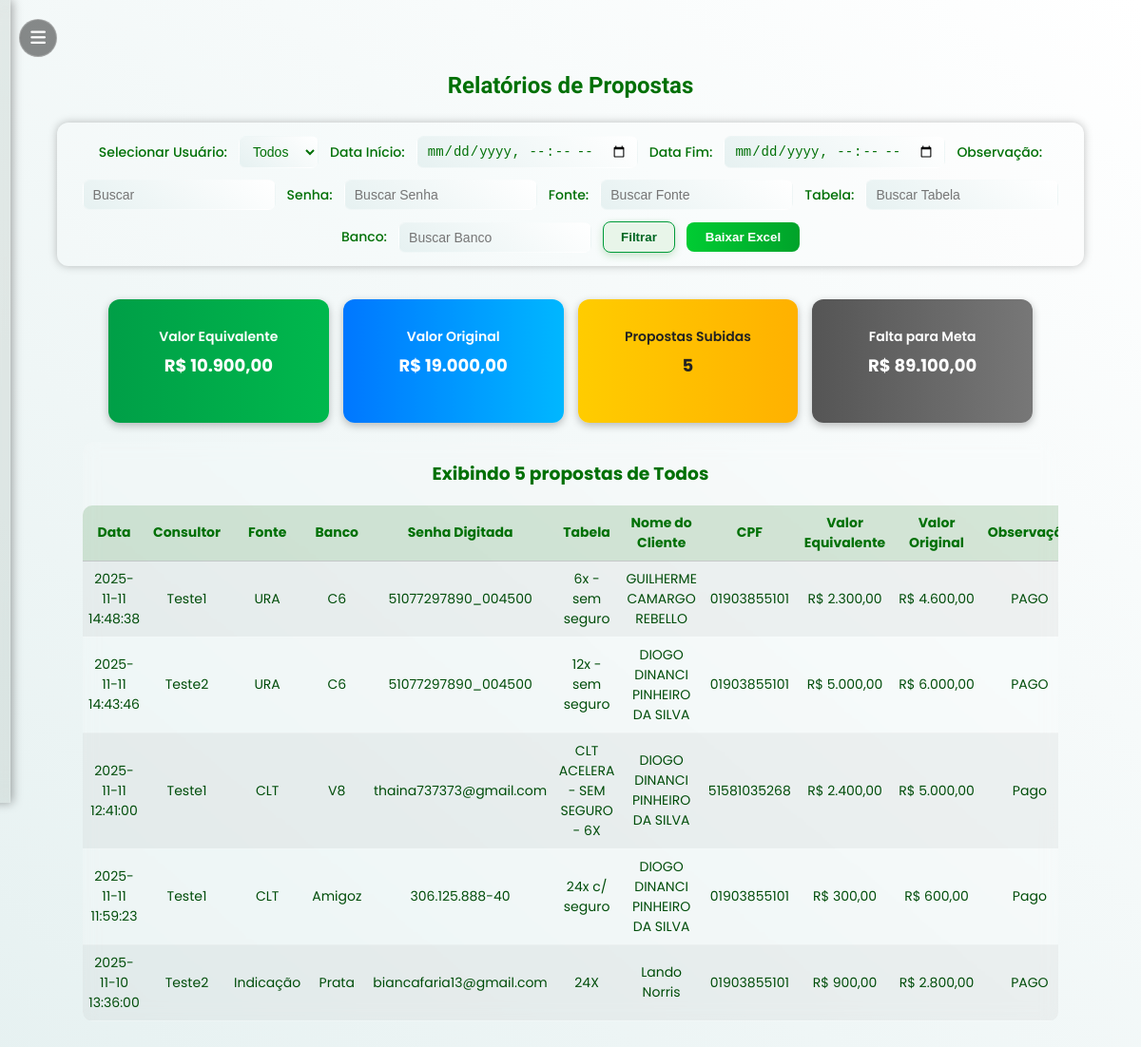
Page /relatorios (signed in) on the committed database.
### tables this page shows
CREATE TABLE propostas (
            id INTEGER PRIMARY KEY AUTOINCREMENT,
            data TEXT,
            consultor TEXT,
            fonte TEXT,
            banco TEXT,
            senha_digitada TEXT,
            tabela TEXT,
            nome_cliente TEXT,
            cpf TEXT,
            valor_equivalente REAL,
            valor_original REAL,
            observacao TEXT,
            telefone TEXT
        );

### app.py (the view, shortened to what this page needs)
@app.route("/relatorios", methods=["GET", "POST"])
def relatorios():
    if "user" not in session or session["role"] != "admin":
        return redirect(url_for("login"))
    conn = get_conn()
    cur = conn.cursor()
    cur.execute("""
        SELECT DISTINCT consultor
        FROM propostas
        WHERE consultor IS NOT NULL
        AND consultor NOT IN (SELECT nome FROM users WHERE role = 'admin')
        ORDER BY consultor;
    """)
    usuarios = [u[0] for u in cur.fetchall()]
    user = request.form.get("usuario")
    data_ini = request.form.get("data_ini")
    data_fim = request.form.get("data_fim")
    observacao = request.form.get("observacao", "").strip()
    senha_digitada = request.form.get("senha_digitada", "").strip()
    fonte = request.form.get("fonte", "").strip()
    tabela = request.form.get("tabela", "").strip()
    banco = request.form.get("banco", "").strip()
    acao = request.form.get("acao")
    def normalizar_data(data_str):
        if not data_str:
            return None
        try:
            return datetime.strptime(data_str, "%Y-%m-%dT%H:%M").strftime("%Y-%m-%d %H:%M:%S")
        except ValueError:
            return data_str
    data_ini = normalizar_data(data_ini)
    data_fim = normalizar_data(data_fim)
    ph = "?" if isinstance(conn, sqlite3.Connection) else "%s"
    query_base = f"""
        SELECT id, data, consultor, fonte, banco, senha_digitada, tabela, nome_cliente, cpf,
               valor_equivalente, valor_original, observacao, telefone
        FROM propostas
    """
    condicoes, params = [], []
    condicoes.append("consultor NOT IN (SELECT nome FROM users WHERE role = 'admin')")
    def filtro_lower(campo, valor):
        if isinstance(conn, sqlite3.Connection):
            return f"LOWER({campo}) LIKE LOWER({ph})", f"%{valor.lower()}%"
        else:
            return f"LOWER({campo}) LIKE LOWER({ph})", f"%{valor}%"
    if user and user.strip():
        condicoes.append(f"LOWER(consultor) = LOWER({ph})")
        params.append(user)
    if data_ini and data_fim:
        condicoes.append(f"data BETWEEN {ph} AND {ph}")
        params += [data_ini, data_fim]
    if observacao:
        filtro, valor = filtro_lower("observacao", observacao)
        condicoes.append(filtro)
        params.append(valor)
    if senha_digitada:
        filtro, valor = filtro_lower("senha_digitada", senha_digitada)
        condicoes.append(filtro)
        params.append(valor)
    if fonte:
        filtro, valor = filtro_lower("fonte", fonte)
        condicoes.append(filtro)
        params.append(valor)
    if banco:
        filtro, valor = filtro_lower("banco", banco)
        condicoes.append(filtro)
        params.append(valor)
    if tabela:
        filtro, valor = filtro_lower("tabela", tabela)
        condicoes.append(filtro)
        params.append(valor)
    if condicoes:
        query_base += " WHERE " + " AND ".join(condicoes)
    order_clause = "ORDER BY datetime(data) DESC" if isinstance(conn, sqlite3.Connection) else "ORDER BY data DESC"
    query_base += f" {order_clause}"
    cur.execute(query_base.replace("?", "%s") if not isinstance(conn, sqlite3.Connection) else query_base, tuple(params))
    dados = cur.fetchall()
    total_equivalente = sum(float(d[9] or 0) for d in dados)
    total_original = sum(float(d[10] or 0) for d in dados)
    total_propostas = len(dados)
    cur.execute("SELECT valor FROM metas_globais ORDER BY id DESC LIMIT 1;")
    meta_row = cur.fetchone()
    meta_global = float(meta_row[0]) if meta_row else 0.0
    if user:
        cur.execute(
            "SELECT meta FROM metas_individuais WHERE consultor = %s;"
            if not isinstance(conn, sqlite3.Connection)
            else "SELECT meta FROM metas_individuais WHERE consultor = ?;",
            (user,),
        )
        meta_individual_row = cur.fetchone()
        meta_individual = float(meta_individual_row[0]) if meta_individual_row else meta_global
        falta_para_meta = max(meta_individual - float(total_equivalente or 0), 0)
    else:
        falta_para_meta = max(meta_global - float(total_equivalente or 0), 0)
    conn.close()
    return render_template(
        "relatorios.html",
        usuarios=usuarios,
        dados=dados,
        user=user,
        data_ini=data_ini,
        data_fim=data_fim,
        observacao=observacao,
        senha_digitada=senha_digitada,
        fonte=fonte,
        tabela=tabela,
        banco=banco,
        total_equivalente=total_equivalente,
        total_original=total_original,
        total_propostas=total_propostas,
        falta_para_meta=falta_para_meta
    )

### app.py (called while the page is built)
def get_conn():
    if DATABASE_URL and psycopg2:
        return psycopg2.connect(DATABASE_URL, sslmode="require")
    else:
        return sqlite3.connect(LOCAL_DB, check_same_thread=False)

### templates/relatorios.html (shortened to what this page needs)
{% extends "base.html" %}
{% block content %}
<h1 class="titulo-tomorrow">Relatórios de Propostas</h1>
<div class="relatorios-container">
  <form method="POST" class="form-relatorios">
    <label>Selecionar Usuário:</label>
    <select name="usuario">
      <option value="" {% if not user %}selected{% endif %}>Todos</option>
    </select>
    <label>Data Início:</label>
    <input type="datetime-local" name="data_ini" value="{{ data_ini or '' }}">
    <label>Data Fim:</label>
    <input type="datetime-local" name="data_fim" value="{{ data_fim or '' }}">
    <label>Observação:</label>
    <input type="text" name="observacao" placeholder="Buscar" value="{{ observacao or '' }}" class="input-pequeno">
    <label>Senha:</label>
    <input type="text" name="senha_digitada" placeholder="Buscar Senha" value="{{ senha_digitada or '' }}"
      class="input-pequeno">
    <label>Fonte:</label>
    <input type="text" name="fonte" placeholder="Buscar Fonte" value="{{ fonte or '' }}" class="input-pequeno">
    <label>Tabela:</label>
    <input type="text" name="tabela" placeholder="Buscar Tabela" value="{{ tabela or '' }}" class="input-pequeno">
    <label>Banco:</label>
    <input type="text" name="banco" placeholder="Buscar Banco" value="{{ banco or '' }}" class="input-pequeno">
    <button type="submit" name="acao" value="filtrar" class="btn-filtrar">Filtrar</button>
    <button type="submit" name="acao" value="baixar" class="btn-baixar">Baixar Excel</button>
  </form>
</div>
{% if dados %}
<div class="cards-resumo">
  <div class="card verde">
    <h4>Valor Equivalente</h4>
    <p>R$ {{ "{:,.2f}".format(total_equivalente|float) }}</p>
  </div>
  <div class="card azul">
    <h4>Valor Original</h4>
    <p>R$ {{ "{:,.2f}".format(total_original|float) }}</p>
  </div>
  <div class="card amarelo">
    <h4>Propostas Subidas</h4>
    <p>{{ total_propostas }}</p>
  </div>
  <div class="card cinza">
    <h4>Falta para Meta</h4>
    <p>R$ {{ "{:,.2f}".format(falta_para_meta|float) }}</p>
  </div>
</div>
{% endif %}
{% if dados %}
<div class="tabela-relatorio">
  <h3>Exibindo {{ dados|length }} propostas de {{ user or 'Todos' }}</h3>
  <table>
    <thead>
      <tr>
        <th>Data</th>
        <th>Consultor</th>
        <th>Fonte</th>
        <th>Banco</th>
        <th>Senha Digitada</th>
        <th>Tabela</th>
        <th>Nome do Cliente</th>
        <th>CPF</th>
        <th>Valor Equivalente</th>
        <th>Valor Original</th>
        <th>Observação</th>
      </tr>
    </thead>
    <tbody>
      {% for d in dados %}
      <tr>
        <td>{{ d[1] }}</td>
        <td>{{ d[2] }}</td>
        <td>{{ d[3] }}</td>
        <td>{{ d[4] }}</td>
        <td>{{ d[5] }}</td>
        <td>{{ d[6] }}</td>
        <td>{{ d[7] }}</td>
        <td>{{ d[8] }}</td>
        <td>R$ {{ "{:,.2f}".format((d[9] or 0)|float) }}</td>
        <td>R$ {{ "{:,.2f}".format((d[10] or 0)|float) }}</td>
        <td>{{ d[11] }}</td>
      </tr>
      {% endfor %}
    </tbody>
  </table>
</div>
{% elif not erro %}
<div class="msg-vazia">
  <p>Aguarde... Carregando as últimas 30 propostas.</p>
</div>
{% endif %}
{% endblock %}

### templates/base.html (shortened to what this page needs)
<!DOCTYPE html>
<html lang="pt-BR">
<head>
    <link rel="stylesheet" href="{{ url_for('static', filename='style.css') }}">
    <link rel="stylesheet" href="https://cdnjs.cloudflare.com/ajax/libs/font-awesome/6.5.0/css/all.min.css">
</head>
<body class="pagina">
    <button class="menu-toggle" id="menuToggle">
        <i class="fa-solid fa-bars"></i>
    </button>
    <div class="sidebar" id="sidebar">
    </div>
    <div class="content">
        {% block content %}{% endblock %}
    </div>
</body>
</html>

### templates/relatorios.html (style rules this page uses)
.form-relatorios { display: flex; justify-content: center; align-items: center; flex-wrap: wrap; gap: 12px; margin: 25px auto 35px; padding: 14px 20px; background: var(--bg-container); border-radius: 12px; box-shadow: 0 0 10px rgba(0, 0, 0, 0.25); width: fit-content; position: relative; left: 50%; transform: translateX(-50%); color: var(--cor-texto); }
.form-relatorios label { font-weight: 500; color: var(--cor-texto); font-size: 14px; }
.form-relatorios select, .form-relatorios input[type="datetime-local"], .form-relatorios input[type="text"] { padding: 7px 10px; border-radius: 8px; border: 1px solid rgba(255, 255, 255, 0.25); background: linear-gradient(40deg, var(--gradiente-inicio), var(--gradiente-fim)); color: var(--cor-texto); font-size: 14px; outline: none; transition: all 0.3s ease; }
.btn-filtrar { background: linear-gradient(90deg, #00b848, #009634); color: #fff; font-weight: 600; border: none; border-radius: 8px; padding: 8px 18px; cursor: pointer; transition: all 0.25s ease; }
.btn-baixar { background: linear-gradient(90deg, #00cc33, #00a32a); color: #fff; font-weight: 600; border: none; border-radius: 8px; padding: 8px 20px; cursor: pointer; transition: all 0.25s ease; }
.tabela-relatorio { width: 95%; margin: auto; background: var(--bg-container); border-radius: 10px; backdrop-filter: blur(8px); max-height: 710px; overflow-y: auto; overflow-x: auto; scrollbar-width: thin; scrollbar-color: rgba(255, 255, 255, 0.3) transparent; }
.tabela-relatorio table { width: 100%; border-collapse: collapse; background: transparent; color: var(--cor-texto); text-align: center; border-radius: 10px; overflow: hidden; font-size: 14px; }
.tabela-relatorio th { background: rgba(0, 150, 0, 0.45); color: #fff; padding: 8px; position: sticky; top: 0; }
.tabela-relatorio td { padding: 8px 6px; border-bottom: 1px solid rgba(255, 255, 255, 0.15); color: var(--cor-texto); background: rgba(255, 255, 255, 0.05); }
body:not(.dark-mode) .tabela-relatorio th { background: rgba(0, 100, 0, 0.15); color: #007006; }
body:not(.dark-mode) .tabela-relatorio td { background: rgba(0, 0, 0, 0.04); color: #004d0a; }
.tabela-relatorio tr:nth-child(even) td { background: rgba(255, 255, 255, 0.07); }
.cards-resumo { display: flex; justify-content: center; align-items: center; flex-wrap: wrap; gap: 15px; width: 90%; margin: 15px auto 20px; }
.cards-resumo .card { flex: 1 1 180px; max-width: 210px; min-width: 180px; height: 100px; padding: 15px; border-radius: 12px; color: white; text-align: center; font-family: 'Poppins', sans-serif; box-shadow: 0 3px 8px rgba(0, 0, 0, 0.25); transition: transform 0.25s ease, filter 0.25s ease; display: flex; flex-direction: column; justify-content: center; align-items: center; }
.cards-resumo h4 { font-size: 14px; font-weight: 600; margin: 0; }
.cards-resumo p { font-size: 18px; font-weight: 700; margin-top: 6px; }
.cards-resumo .verde { background: linear-gradient(90deg, #009f47, #00b84d); }
.cards-resumo .azul { background: linear-gradient(90deg, #0077ff, #00b7ff); }
.cards-resumo .amarelo { background: linear-gradient(90deg, #ffcc00, #ffb100); color: #222; }
.cards-resumo .cinza { background: linear-gradient(90deg, #555, #777); }

### rows in the picture
propostas: data "2025-11-11 14:48:38", consultor "Teste1", fonte "URA", banco "C6", senha_digitada "51077297890_004500", tabela "6x - sem seguro", nome_cliente "GUILHERME CAMARGO REBELLO", cpf "01903855101", observacao "PAGO"
propostas: data "2025-11-11 14:43:46", consultor "Teste2", fonte "URA", banco "C6", senha_digitada "51077297890_004500", tabela "12x - sem seguro", nome_cliente "DIOGO DINANCI PINHEIRO DA SILVA", cpf "01903855101", observacao "PAGO"
propostas: data "2025-11-11 12:41:00", consultor "Teste1", fonte "CLT", banco "V8", senha_digitada "thaina737373@gmail.com", tabela "CLT ACELERA - SEM SEGURO - 6X", nome_cliente "DIOGO DINANCI PINHEIRO DA SILVA", cpf "51581035268", observacao "Pago"
propostas: data "2025-11-11 11:59:23", consultor "Teste1", fonte "CLT", banco "Amigoz", senha_digitada "306.125.888-40", tabela "24x c/ seguro", nome_cliente "DIOGO DINANCI PINHEIRO DA SILVA", cpf "01903855101", observacao "Pago"
propostas: data "2025-11-10 13:36:00", consultor "Teste2", fonte "Indicação", banco "Prata", senha_digitada "biancafaria13@gmail.com", tabela "24X", nome_cliente "Lando Norris", cpf "01903855101", observacao "PAGO"

### other values in the picture
{{ total_propostas }} "5"
{{ dados|length }} "5"
{{ user or 'Todos' }} "Todos"
